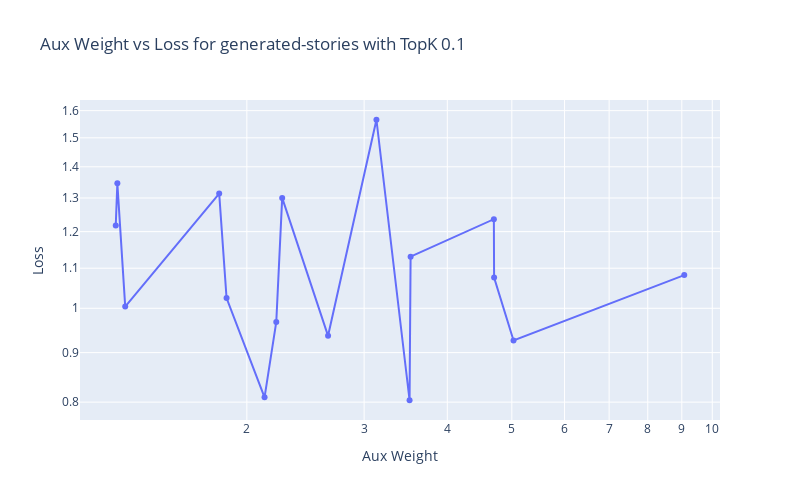
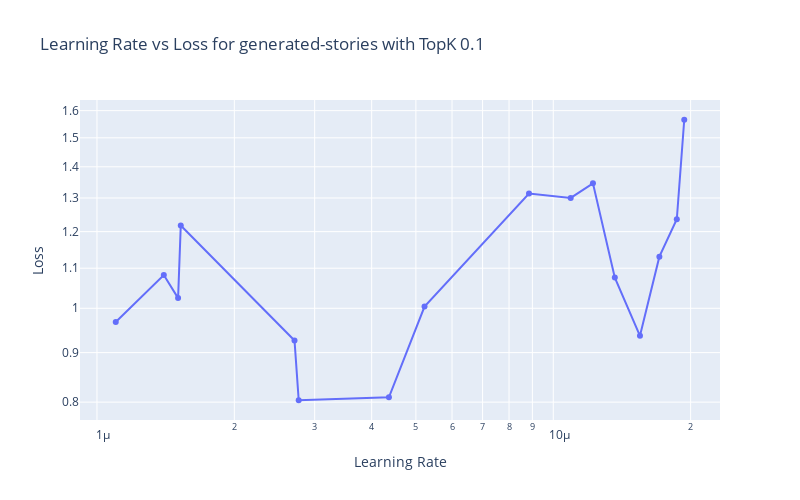

These figures' notebook cell, in order:
### Code cell
def plot_param_vs_loss(df, x_param='aux_weight', dataset=None, method_name=None, use_log_scale=True):
    """
    Plot either aux_weight or learning rate against loss
    
    Args:
        df: DataFrame with the data
        x_param: Either 'aux_weight' or 'lr' to plot on x-axis
        dataset: Optional dataset to filter by
        method_name: Optional method to filter by
        use_log_scale: Whether to use log scale for axes
    """
    # Validate x_param
    if x_param not in ['aux_weight', 'lr']:
        raise ValueError("x_param must be either 'aux_weight' or 'lr'")
    
    # Filter data based on conditions
    plot_df = df.copy()
    if dataset:
        plot_df = plot_df[plot_df['dataset'] == dataset]
    if method_name:
        plot_df = plot_df[plot_df['method_name'] == method_name]
    
    # Create figure
    fig = go.Figure()
    
    # Group by conditions that weren't filtered
    groupby_cols = []
    if not dataset:
        groupby_cols.append('dataset')
    if not method_name:
        groupby_cols.append('method_name')
    
    if groupby_cols:
        # Plot separate lines for each group
        for name, group in plot_df.groupby(groupby_cols):
            name_str = '_'.join([str(n) for n in name]) if isinstance(name, tuple) else str(name)
            # Sort by x_param before plotting
            group = group.sort_values(x_param)
            fig.add_trace(go.Scatter(
                x=group[x_param],
                y=group['loss'],
                name=name_str,
                mode='markers+lines'
            ))
    else:
        # Single line plot
        plot_df = plot_df.sort_values(x_param)
        fig.add_trace(go.Scatter(
            x=plot_df[x_param],
            y=plot_df['loss'],
            mode='markers+lines'
        ))
    
    # Update layout
    param_name = 'Aux Weight' if x_param == 'aux_weight' else 'Learning Rate'
    title = f'{param_name} vs Loss'
    if dataset:
        title += f' for {dataset}'
    if method_name:
        title += f' with {method_name}'
    
    fig.update_layout(
        title=title,
        xaxis_title=param_name,
        yaxis_title='Loss',
        width=800,
        height=500
    )
    
    if use_log_scale:
        fig.update_xaxes(type='log')
        fig.update_yaxes(type='log')
    
    return fig

# Example usage:
method_name = "TopK 0.1"
dataset = "generated-stories"

# Plot aux_weight vs loss
fig1 = plot_param_vs_loss(df, x_param='aux_weight', method_name=method_name, dataset=dataset)
fig1.show()

# Plot learning rate vs loss
fig2 = plot_param_vs_loss(df, x_param='lr', method_name=method_name, dataset=dataset)
fig2.show()

### Figure 1 — Plotly figure (JSON) as saved in the notebook; plotly's stock layout.template omitted (floating-point values rounded to 4 significant figures)
{"data": [{"mode": "markers+lines", "type": "scatter", "x": [1.271, 1.278, 1.313, 1.818, 1.864, 2.126, 2.214, 2.26, 2.648, 3.131, 3.511, 3.523, 4.699, 4.703, 5.029, 9.076], "y": [1.218, 1.346, 1.004, 1.314, 1.025, 0.8091, 0.968, 1.3, 0.9366, 1.566, 0.8036, 1.131, 1.236, 1.076, 0.9263, 1.082]}], "layout": {"height": 500, "title": {"text": "Aux Weight vs Loss for generated-stories with TopK 0.1"}, "width": 800, "xaxis": {"title": {"text": "Aux Weight"}, "type": "log"}, "yaxis": {"title": {"text": "Loss"}, "type": "log"}}}

### Figure 2 — Plotly figure (JSON) as saved in the notebook; plotly's stock layout.template omitted (floating-point values rounded to 4 significant figures)
{"data": [{"mode": "markers+lines", "type": "scatter", "x": [1.099e-06, 1.401e-06, 1.506e-06, 1.526e-06, 2.71e-06, 2.768e-06, 4.364e-06, 5.222e-06, 8.848e-06, 1.092e-05, 1.222e-05, 1.364e-05, 1.549e-05, 1.708e-05, 1.865e-05, 1.937e-05], "y": [0.968, 1.082, 1.025, 1.218, 0.9263, 0.8036, 0.8091, 1.004, 1.314, 1.3, 1.346, 1.076, 0.9366, 1.131, 1.236, 1.566]}], "layout": {"height": 500, "title": {"text": "Learning Rate vs Loss for generated-stories with TopK 0.1"}, "width": 800, "xaxis": {"title": {"text": "Learning Rate"}, "type": "log"}, "yaxis": {"title": {"text": "Loss"}, "type": "log"}}}
